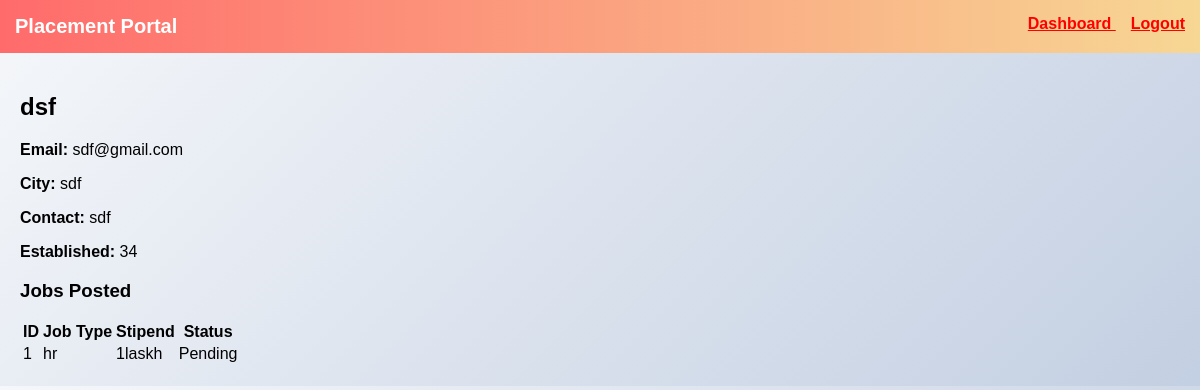
Page /admin/company/3 (signed in) on the earlier database version.
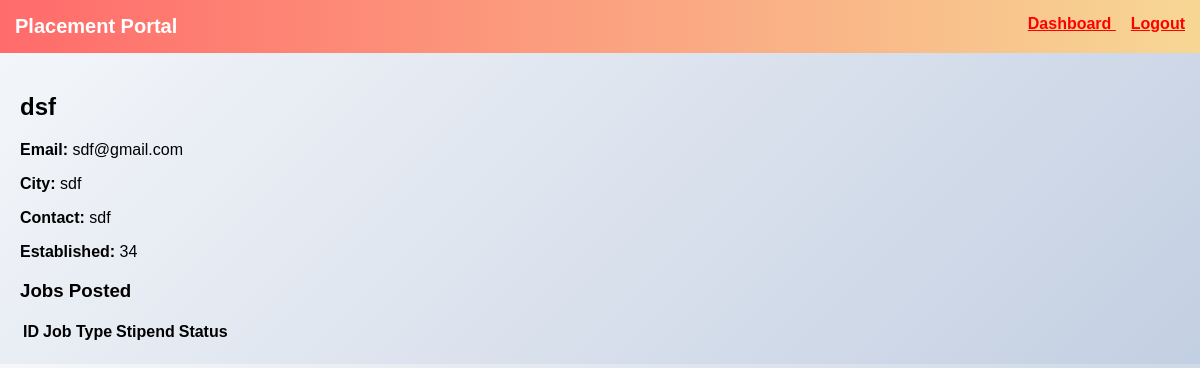
Same page on the later database version.
### app.py (models this page shows)
class Job(db.Model):
    __tablename__ = "jobs"
    id = db.Column(db.Integer, primary_key=True)
    company_id = db.Column(
        db.Integer,
        db.ForeignKey("company_profiles.id"),
        nullable=False
    )
    job_type = db.Column(db.String(50))
    stipend = db.Column(db.String(50))
    last_date_to_apply = db.Column(db.Date)
    is_approved = db.Column(db.Boolean, default=False)
    is_closed = db.Column(db.Boolean, default=False)
    company = db.relationship(
        "CompanyProfile",
        back_populates="jobs"
    )
    applications = db.relationship(
        "Application",
        back_populates="job",
        cascade="all, delete"
    )

### app.py (the view)
@app.route("/admin/company/<int:user_id>")
def admin_view_company(user_id):
    if session.get("role") != "admin":
        return redirect("/login")
    user = User.query.get_or_404(user_id)
    company = CompanyProfile.query.filter_by(
        user_id=user.id
    ).first()
    jobs = []
    if company:
        jobs = company.jobs
    return render_template(
        "admin_company_details.html",
        user=user,
        company=company,
        jobs=jobs
    )

### templates/admin_company_details.html (shortened to what this page needs)
{% extends "base.html" %}
{% block content %}
<div class="container">
    <h2>{{ company.company_name }}</h2>
    <p><b>Email:</b> {{ company.company_email }}</p>
    <p><b>City:</b> {{ company.city_name }}</p>
    <p><b>Contact:</b> {{ company.contact_number }}</p>
    <p><b>Established:</b> {{ company.established_year }}</p>
    <h3>Jobs Posted</h3>
    <table>
        <tr>
            <th>ID</th>
            <th>Job Type</th>
            <th>Stipend</th>
            <th>Status</th>
        </tr>
        {% for job in jobs %}
        <tr>
            <td>{{ job.id }}</td>
            <td>{{ job.job_type }}</td>
            <td>{{ job.stipend }}</td>
            <td>
                {% if job.is_closed %}
                Closed
                {% elif job.is_approved %}
                Approved
                {% else %}
                Pending
                {% endif %}
            </td>
        </tr>
        {% endfor %}
    </table>
</div>
{% endblock %}

Differences in the rows shown:
removed Job: id "1", job_type "hr", stipend "1laskh", is_closed "Pending"
